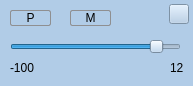
<?xml version="1.0" encoding="UTF-8"?>
<ui version="4.0">
 <class>Spk_GainSet</class>
 <widget class="QWidget" name="Spk_GainSet">
  <property name="windowModality">
   <enum>Qt::ApplicationModal</enum>
  </property>
  <property name="geometry">
   <rect>
    <x>0</x>
    <y>0</y>
    <width>193</width>
    <height>86</height>
   </rect>
  </property>
  <property name="windowTitle">
   <string>Form</string>
  </property>
  <property name="styleSheet">
   <string notr="true">background-color: rgb(177, 204, 231);</string>
  </property>
  <widget class="QPushButton" name="PBtn">
   <property name="geometry">
    <rect>
     <x>10</x>
     <y>10</y>
     <width>41</width>
     <height>16</height>
    </rect>
   </property>
   <property name="styleSheet">
    <string notr="true">QPushButton {
     border: 1px solid #8f8f91;
     border-radius: 2px;
     background-color: qlineargradient(x1: 0, y1: 0, x2: 0, y2: 1,
                                       stop: 0 #f6f7fa, stop: 1 #dadbde);
 }

 QPushButton:pressed {
     background-color: qlineargradient(x1: 0, y1: 0, x2: 0, y2: 1,
                                       stop: 0 #dadbde, stop: 1 #f6f7fa);
 }
QPushButton:checked{
	background-color: rgb(255, 255, 0);
}</string>
   </property>
   <property name="text">
    <string>P</string>
   </property>
   <property name="checkable">
    <bool>true</bool>
   </property>
  </widget>
  <widget class="QPushButton" name="MBtn">
   <property name="geometry">
    <rect>
     <x>70</x>
     <y>10</y>
     <width>41</width>
     <height>16</height>
    </rect>
   </property>
   <property name="styleSheet">
    <string notr="true">QPushButton {
     border: 1px solid #8f8f91;
     border-radius: 2px;
     background-color: qlineargradient(x1: 0, y1: 0, x2: 0, y2: 1,
                                       stop: 0 #f6f7fa, stop: 1 #dadbde);
 }

 QPushButton:pressed {
     background-color: qlineargradient(x1: 0, y1: 0, x2: 0, y2: 1,
                                       stop: 0 #dadbde, stop: 1 #f6f7fa);
 }
QPushButton:checked{
	background-color: rgb(255, 0, 0);
}</string>
   </property>
   <property name="text">
    <string>M</string>
   </property>
   <property name="checkable">
    <bool>true</bool>
   </property>
  </widget>
  <widget class="QSlider" name="gainSlider">
   <property name="geometry">
    <rect>
     <x>10</x>
     <y>36</y>
     <width>171</width>
     <height>21</height>
    </rect>
   </property>
   <property name="minimum">
    <number>-100</number>
   </property>
   <property name="maximum">
    <number>12</number>
   </property>
   <property name="orientation">
    <enum>Qt::Horizontal</enum>
   </property>
  </widget>
  <widget class="QLabel" name="label">
   <property name="geometry">
    <rect>
     <x>10</x>
     <y>60</y>
     <width>31</width>
     <height>16</height>
    </rect>
   </property>
   <property name="text">
    <string>-100</string>
   </property>
  </widget>
  <widget class="QLabel" name="label_2">
   <property name="geometry">
    <rect>
     <x>170</x>
     <y>60</y>
     <width>21</width>
     <height>16</height>
    </rect>
   </property>
   <property name="text">
    <string>12</string>
   </property>
  </widget>
  <widget class="QPushButton" name="closeBtn">
   <property name="geometry">
    <rect>
     <x>169</x>
     <y>4</y>
     <width>20</width>
     <height>20</height>
    </rect>
   </property>
   <property name="styleSheet">
    <string notr="true">border-image: url(:/images/close.png);</string>
   </property>
   <property name="text">
    <string/>
   </property>
  </widget>
 </widget>
 <resources/>
 <connections/>
</ui>
